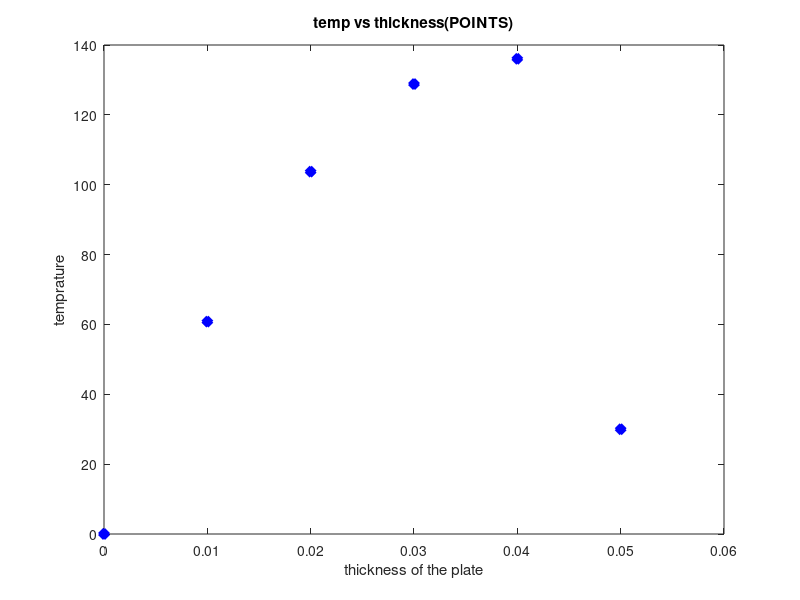
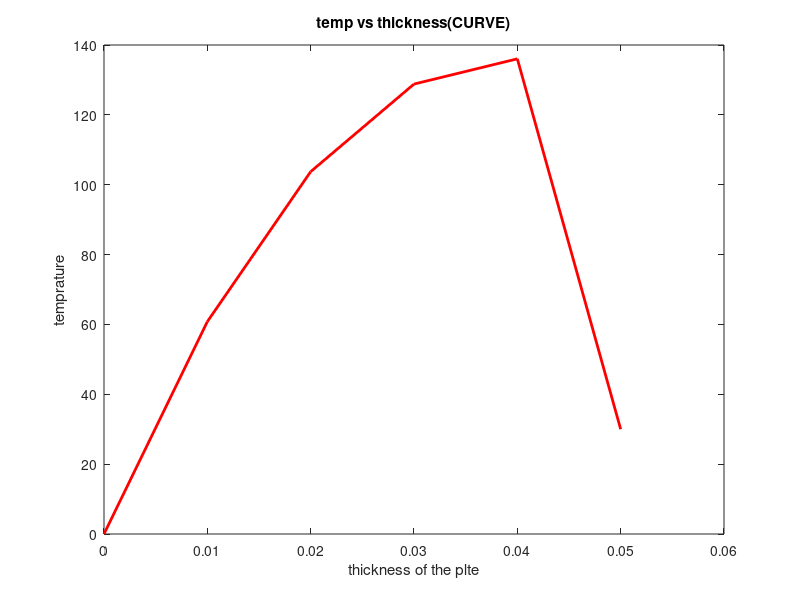

Here is the MATLAB script that generated these plots, in order:
L_total=.04;
n=5;
T(1)=0;
T(n+1)=30;
Hg=5000000;
k=28;
h=45;
m=1000;
dx=L_total/(n-1);

for i=1:n
T(i)=0;
for j=0:m
    for i=2:n-1
        T(i)=(((Hg*dx*dx)/(2*k))+((T(i-1)+T(i+1))/2));
    end
    T(n)=((((k*T(n-1))/dx)+(h*T(n+1))+(Hg*(dx/2)))*(dx/(k+(dx*h))));
end
end
L=0: .01 :.05;
disp(T);
figure(1)
plot(L,T,'x','color','b','markersize',5,'linewidth',5)
xlim([0 .06])
ylim([0 140])
xlabel('thickness of the plate')
ylabel('temprature')
title('temp vs thickness(POINTS)')

figure(2)
plot(L,T,'color','r','linewidth',2)
axis([0 0.06 0 140])
xlabel('thickness of the plte')
ylabel('temprature')
title('temp vs thickness(CURVE)')
